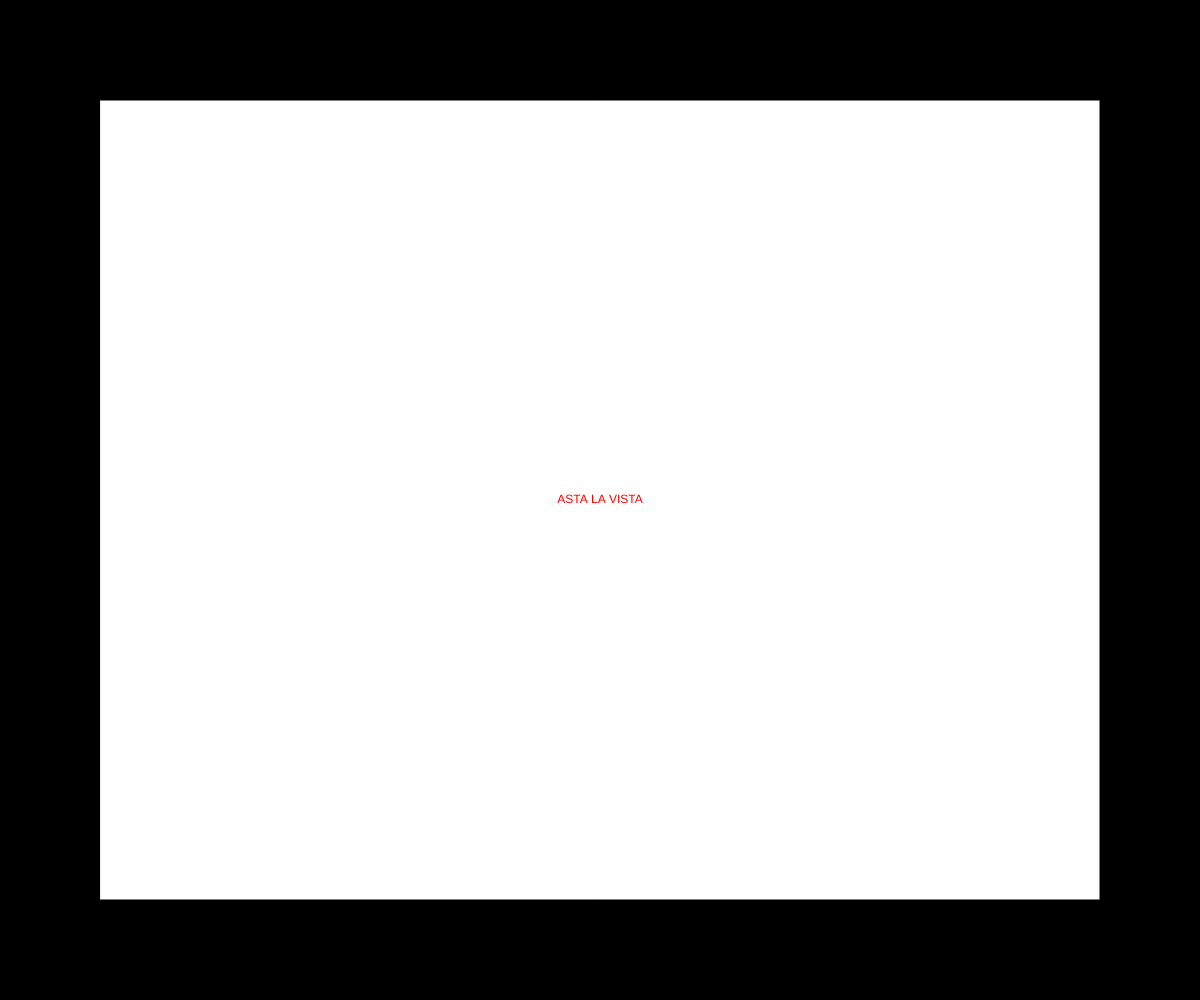
Frame 1 (no input)
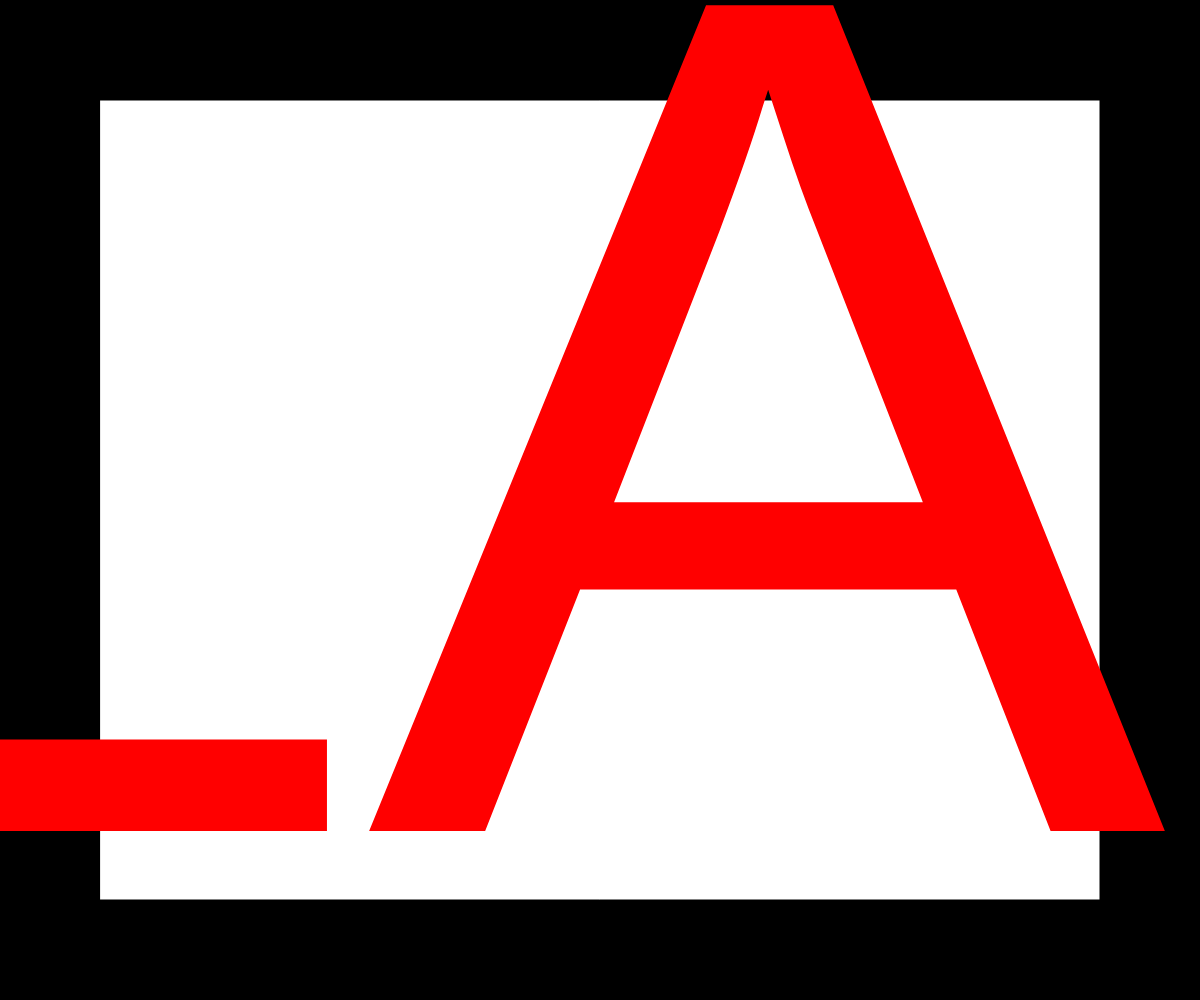
Frame 60 (no input)
Frame 120 (the mouse pressed at the canvas centre since frame 60): identical to frame 60, image omitted

The p5.js sketch that drew these frames (run headless with seeded random() and noise() and a simulated clock; from frame 60 on, the mouse is pressed at the canvas centre):

// p5.js sketch
// ── sketch.js
function setup() {
  createCanvas (windowWidth, windowHeight)
  background (0);

}

function draw() {
  background (0);

  fill (255);
  rect (100,
        100,
        width - 2 * 100,
        height - 2 * 100
  );

  fill (255, 0, 0);
  textAlign (CENTER, CENTER);
  text("ASTA LA VISTA", width/2, height/2);
  textSize (1200);
}

function windowResized () {
  resizeCanvas (windowWidth, windowHeight);
}
